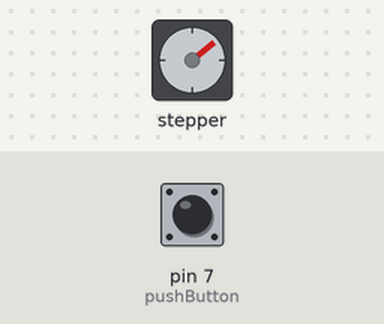
Bench run of a sketch on a simulated Arduino Uno, built with avr-gcc and run on an emulated ATmega328P. Parts: stepper motor. Inputs (shaded band) come from the test bench; at power-on: pin 7 (pushButton) HIGH. Stepper angles assume 2048 steps per turn.

Above: at 1.2 s.
1.3 s: pin 7 (pushButton) pulled LOW for 0.15 s
At 1.66 s:
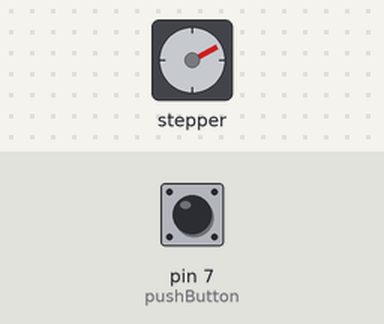
4.4 s: pin 7 (pushButton) pulled LOW for 1 s
At 4.68 s:
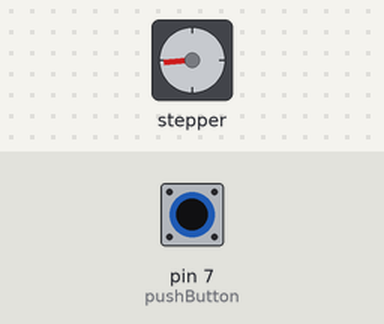
Timing chart, 0 to 17.4 s (numbered marks = the images above; inputs shaded):
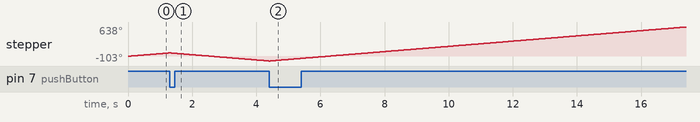

The sketch:

35_Stepper_Motor_ToggleDirection_PushButton.ino
```cpp
#include <Stepper.h>

int stepsPerRev = 2048;
int motSpeed = 10; // 10 RPM (10 revolutions per minute) --> It finishes one complete revolution in 6 seconds and 10 rev in 1 min (60 secs)

int delay_time = 500;

Stepper myStepper(stepsPerRev, 8, 9, 10, 11);

int pushButton = 7;
int buttonStateNew = 1;
int buttonStateOld = 1;

int revolutionDirection = 1; // 1 --> Clockwise. 0 --> Counter Clockwise


void setup() {
  // put your setup code here, to run once:
  myStepper.setSpeed(motSpeed);

  pinMode(pushButton, INPUT_PULLUP);
}

void loop() {
  // put your main code here, to run repeatedly:
  buttonStateNew = digitalRead(pushButton);

  if ((buttonStateNew == 0) && (buttonStateOld == 1)){ // button has been pressed so toggling action
    if (revolutionDirection == 1){
      revolutionDirection = -1;
    } else {
      revolutionDirection = 1;
    }
  }

  myStepper.step(revolutionDirection * 1); // direction to either CW or CCW depending on sign, and 1 step at a time

  buttonStateOld = buttonStateNew;
}
```
